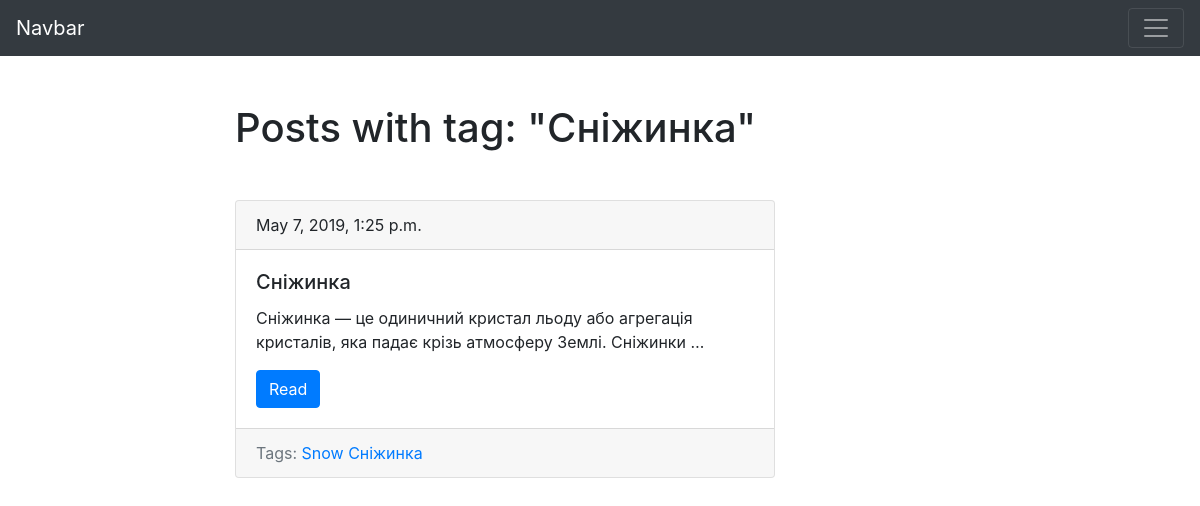
Screenshot of /blog/tag/sniger_slug/ with the database file from the repository.
### blog/models.py (models this page shows, shortened)
class Tag(models.Model):
    title = models.CharField(max_length=50)
    slug = models.SlugField(max_length=50,unique=True)
    def get_absolute_url(self):
        return reverse('tag_detail_url', kwargs={'slug': self.slug})

class Post(models.Model):
    title = models.CharField(max_length=150, db_index=True)
    slug = models.SlugField(max_length=150,unique=True)
    body = models.TextField(blank=True, db_index=True)
    tags = models.ManyToManyField('Tag', blank=True, related_name='post')
    date_pub = models.DateTimeField(auto_now_add=True)
    class Meta:
        ordering = ['-date_pub']
    def get_absolute_url(self):
        return reverse('post_detail_url', kwargs={'slug': self.slug})

### blog/views.py (the view)
# urls.py: path('tag/<str:slug>/', TagDetail.as_view(), name='tag_detail_url')
class TagDetail(ObjectDetailMixin, View):
    model = Tag
    template = 'blog/tag_detail.html'

### blog/utils.py (called while the page is built)
    def get(self, request, slug):
        obj = get_object_or_404(self.model, slug__iexact=slug)
        return render(request, self.template, context={self.model.__name__.lower():obj})

### blog/templates/blog/tag_detail.html (shortened to what this page needs)
{% extends 'blog/base_blog.html'%}
{% block content %}
<h1 class="mb-5">Posts with tag: "{{ tag.title|title }}"</h1>
{% for post in tag.post.all %}
{% include 'blog/includes/post_card_template.html' %}
{% endfor %}
{% endblock %}

### blog/templates/blog/includes/post_card_template.html
<div class="card mb-5">
  <div class="card-header">
    {{ post.date_pub }}
  </div>
  <div class="card-body">
    <h5 class="card-title">{{ post.title }}</h5>
    <p class="card-text">{{ post.body|truncatewords:15 }}</p>
    <a href="{{ post.get_absolute_url }}" class="btn btn-primary">Read</a>
  </div>
  <div class="card-footer text-muted">
    Tags:
    {% for tag in post.tags.all %}
        <a href="{{ tag.get_absolute_url}}">{{ tag.title }}</a>
    {% endfor %}
  </div>
</div>

### rows the page displays
Tag: title "Сніжинка"
Post: date_pub "May 7, 2019, 1:25 p.m.", title "Сніжинка", body "Сніжинка — це одиничний кристал льоду або агрегація кристалів, яка падає крізь атмосферу Землі. Сніжинки …"
Tag: title "Snow"
